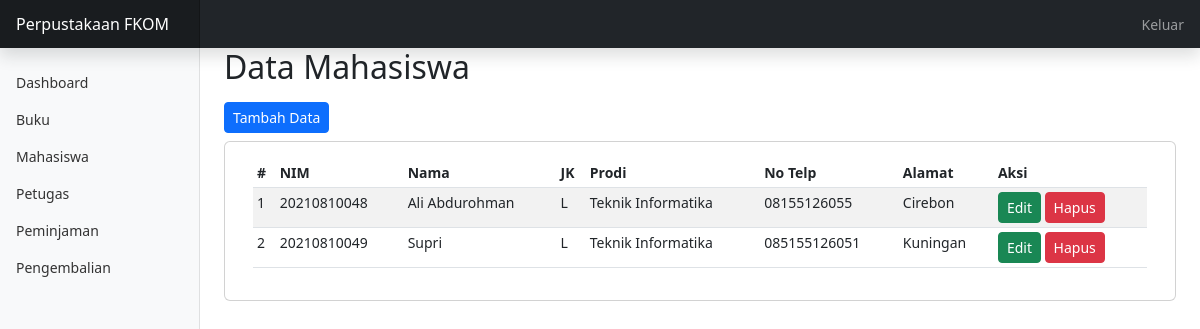
Screenshot of /?page=mahasiswa with the database file from the repository.
### tables this page shows
CREATE TABLE `mahasiswa` (
  `id_mahasiswa` int(11) NOT NULL,
  `nim_mahasiswa` char(11) NOT NULL,
  `nama_mahasiswa` varchar(50) NOT NULL,
  `jk_mahasiswa` char(1) NOT NULL,
  `prodi_mahasiswa` varchar(50) NOT NULL,
  `no_telp_mahasiswa` char(13) NOT NULL,
  `alamat_mahasiswa` varchar(100) NOT NULL
);

### views/mahasiswa/index.php (the view)
<h2>Data Mahasiswa</h2>
<a href="?page=mahasiswa&aksi=tambah" class="btn btn-primary btn-sm mt-2 mb-2">Tambah Data</a>
<div class="card">
    <div class="container">
        <div class="card-body">
            <div class="table-responsive">
                <table class="table table-striped table-sm">
                    <thead>
                        <tr>
                            <th scope="col">#</th>
                            <th scope="col">NIM</th>
                            <th scope="col">Nama</th>
                            <th scope="col">JK</th>
                            <th scope="col">Prodi</th>
                            <th scope="col">No Telp</th>
                            <th scope="col">Alamat</th>
                            <th scope="col">Aksi</th>
                        </tr>
                    </thead>
                    <tbody>
                    <?php
                        $no = 1;
                        $sql = $conn->query("SELECT * FROM mahasiswa");
                        while ($data = $sql->fetch_assoc()) {
                    ?>
                        <tr>
                            <td><?= $no++; ?></td>
                            <td><?= $data['nim_mahasiswa']; ?></td>
                            <td><?= $data['nama_mahasiswa']; ?></td>
                            <td><?= $data['jk_mahasiswa']; ?></td>
                            <td><?= $data['prodi_mahasiswa']; ?></td>
                            <td><?= $data['no_telp_mahasiswa']; ?></td>
                            <td><?= $data['alamat_mahasiswa']; ?></td>
                            <td>
                                <a href="" class="btn btn-success btn-sm">Edit</a>
                                <a href="" class="btn btn-danger btn-sm">Hapus</a>
                            </td>
                        </tr>
                    <?php } ?>
                    </tbody>
                </table>
            </div>
        </div>
    </div>
</div>

### rows the page displays
mahasiswa: nim_mahasiswa "20210810048", nama_mahasiswa "Ali Abdurohman", jk_mahasiswa "L", prodi_mahasiswa "Teknik Informatika", no_telp_mahasiswa "08155126055", alamat_mahasiswa "Cirebon"
mahasiswa: nim_mahasiswa "20210810049", nama_mahasiswa "Supri", jk_mahasiswa "L", prodi_mahasiswa "Teknik Informatika", no_telp_mahasiswa "085155126051", alamat_mahasiswa "Kuningan"
